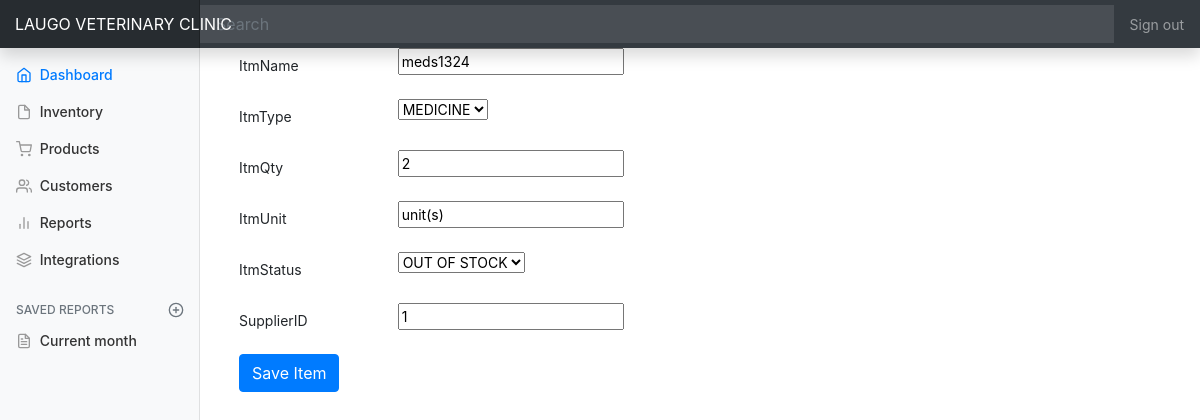
The page /edit_inventory/1 on the database its author committed.
### inventory/models.py (models this page shows, shortened)
class laugoInventory(models.Model):
    itmName = models.CharField(max_length=100, blank=False)
    ItemType = (
        ('MEDICINE','MEDICINE'),
        ('FOOD','FOOD'),
        ('OTHERS','OTHERS'),
    )
    itmType = models.CharField(max_length=20, choices=ItemType, default="MEDICINE")
    itmQty = models.IntegerField(default=0)
    itmUnit = models.CharField(max_length=10, default="unit(s)")
    StatusOpt = (
        ('AVAILABLE','AVAILABLE'),
        ('UNAVAILABLE','OUT OF STOCK'),
        ('RESTOCKING','RESTOCKING'),
    )
    itmStatus = models.CharField(max_length=20, choices=StatusOpt, default="AVAILABLE")
    supplierID = models.IntegerField(default=0)
    class Meta:
        abstract = True #skip this in migrations

class Item(laugoInventory): #inherit/pass to inventory
    pass

### inventory/views.py (the view)
# urls.py: url(r'^edit_inventory/(?P<pk>\d+)$', edit_inventory, name='edit_inventory'),
def edit_inventory(request, pk):
    itemE = get_object_or_404(Item, pk=pk) #get form Item model with primary key
    if request.method == "POST":
        form = InventoryFrm(request.POST, instance=itemE)
        if form.is_valid():
            form.save()
            return redirect('display_items')
    else: #IF GET
        form = InventoryFrm(instance=itemE)
        return render(request, 'edit_item.html', {'form': form})

### inventory/forms.py
class InventoryFrm(forms.ModelForm):
    class Meta:
        model = Item
        fields = ('itmName','itmType','itmQty','itmUnit','itmStatus','supplierID')

### inventory/templates/edit_item.html (shortened to what this page needs)
{% extends 'base.html' %}
{% block body %}
<div class="container">
    <form action="" method="POST">
        {% for field in form %}
        <div class="form-group row">
            <label for="id_{{ field.name }}" class="col-2 col-form-label"> {{ field.label }}</label>
            <div class="col-10">
                {{ field }}
            </div>
        </div>
        {% endfor %}
        <button type="submit" class="btn btn-primary" name="button">Save Item</button>
    </form>
</div>
{% endblock %}

### inventory/static/css/dashboard.css (style rules this page uses)
body { font-size: .875rem; }

### rows shown on the page
Item: form "meds1324" "MEDICINE" "2" "unit(s)" "OUT OF STOCK" "1"

### other values the page prints
{{ field.label }} "ItmName" "ItmType" "ItmQty" "ItmUnit" "ItmStatus" "SupplierID"
